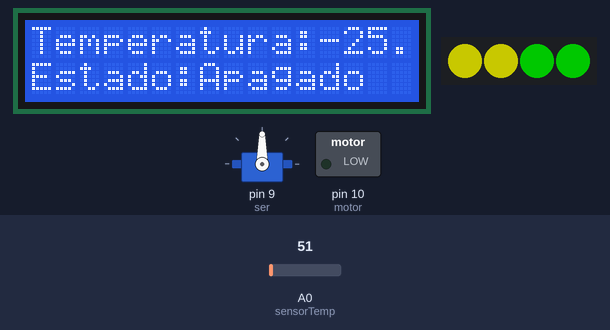
A sketch run on a simulated Arduino Uno, built with avr-gcc and run on an emulated ATmega328P. On the bench: 16×2 character LCD, 4 RGB LEDs in strip order, left to right, servo, switched loads named in the sketch (green lamp = pin HIGH). Inputs (shaded band) come from the test bench; at power-on: A0 (sensorTemp) = 51. Dim RGB values are drawn brighter than linear; the strip is taken to match the declared colour order.

Above: at 1.2 s.
1.3 s: A0 (sensorTemp) set to 61
At 2.1 s:
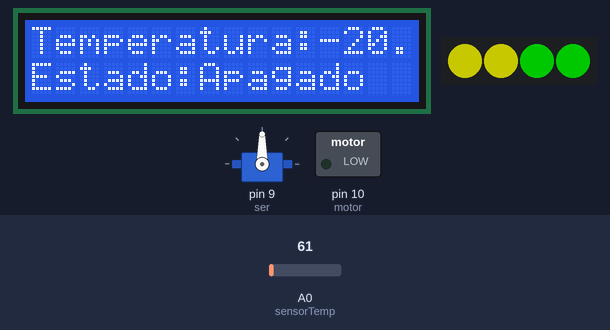
3.1 s: A0 (sensorTemp) set to 71
At 3.6 s:
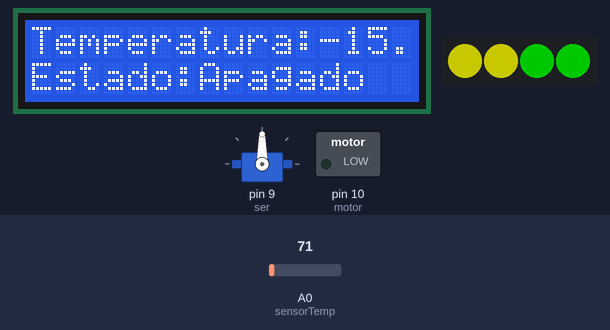
4.7 s: A0 (sensorTemp) set to 86
At 6.3 s:
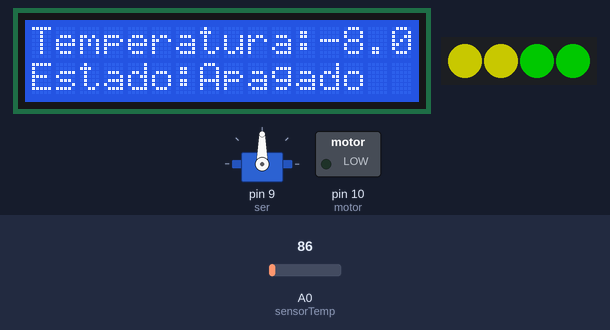
Timing chart, 0 to 7.8 s (numbered marks = the images above; inputs shaded):
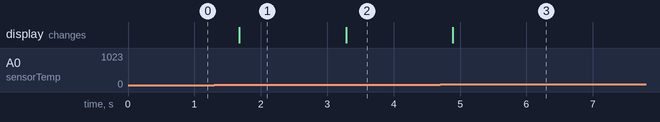

Measured:
- after the input at 1.3 s, the display: changes after 0.38 s (image 1)
- after the input at 3.1 s, the display: changes after 0.18 s (image 2)
- after the input at 4.7 s, the display: changes after 0.19 s (image 3)

The sketch:

SistemaRiegoPlantas.ino
```cpp
//Código de programación
//Incluimos las librerías

//LCD
#include <LiquidCrystal.h>
LiquidCrystal lcd(2,3,4,5,6,7);

//Neopixel
#include <Adafruit_NeoPixel.h>
const int numLed=4;
const int pin8=8;
const int brillo=100;
Adafruit_NeoPixel tira = Adafruit_NeoPixel(numLed, pin8, NEO_RGB + NEO_KHZ800);

//Servomotor
#include <Servo.h>
Servo ser;

//Motor de CC
int motor=10;

//Sensor de temperatura
int sensorTemp=0;

//Datos principales
float temp=0;
int lecturaTemp=0;
int tempMaxima=35;

//Set up mensaje
void setup()
{
  //LCD
  lcd.begin(16,2);
  lcd.setCursor(0,0);
  lcd.print("Temperatura:");
  lcd.setCursor(0,1);
  lcd.print("Estado:");

  //Neopixel
  tira.begin();
  tira.setBrightness(brillo);

  //Servomotor
  ser.attach(9);

  //Motor de CC
  pinMode(motor,OUTPUT);
  Serial.begin(9600);
}

//Loop
void loop()
{
  //Sensor de temperatura
  lecturaTemp=analogRead(sensorTemp);
  float voltaje=5.0/1024*lecturaTemp;
  temp=voltaje*100-50;
  lcd.setCursor(12,0);
  lcd.print(temp);

  if(temp>=tempMaxima)
  {
    digitalWrite(motor,HIGH);
    analogWrite(motor,255);
    lcd.setCursor(7,1);
    lcd.print("Encendido");
    ser.write(0);
    delay(800);
    tira.setPixelColor(0,0,0,255);
    tira.show();
    tira.setPixelColor(1,0,0,255);
    tira.show();
    tira.setPixelColor(2,255,0,0);
    tira.show();
    tira.setPixelColor(3,255,0,0);
    tira.show();
  }
  else
  {
    digitalWrite(motor,LOW);
    lcd.setCursor(7,1);
    lcd.print("Apagado");
    tira.setPixelColor(0,255,255,0);
    tira.show();
    tira.setPixelColor(1,255,255,0);
    tira.show();
    ser.write(90);
    tira.setPixelColor(2,0,255,0);
    tira.show();
    tira.setPixelColor(3,0,255,0);
    tira.show();
    delay(800);
  }
}
//Fin de código
```
